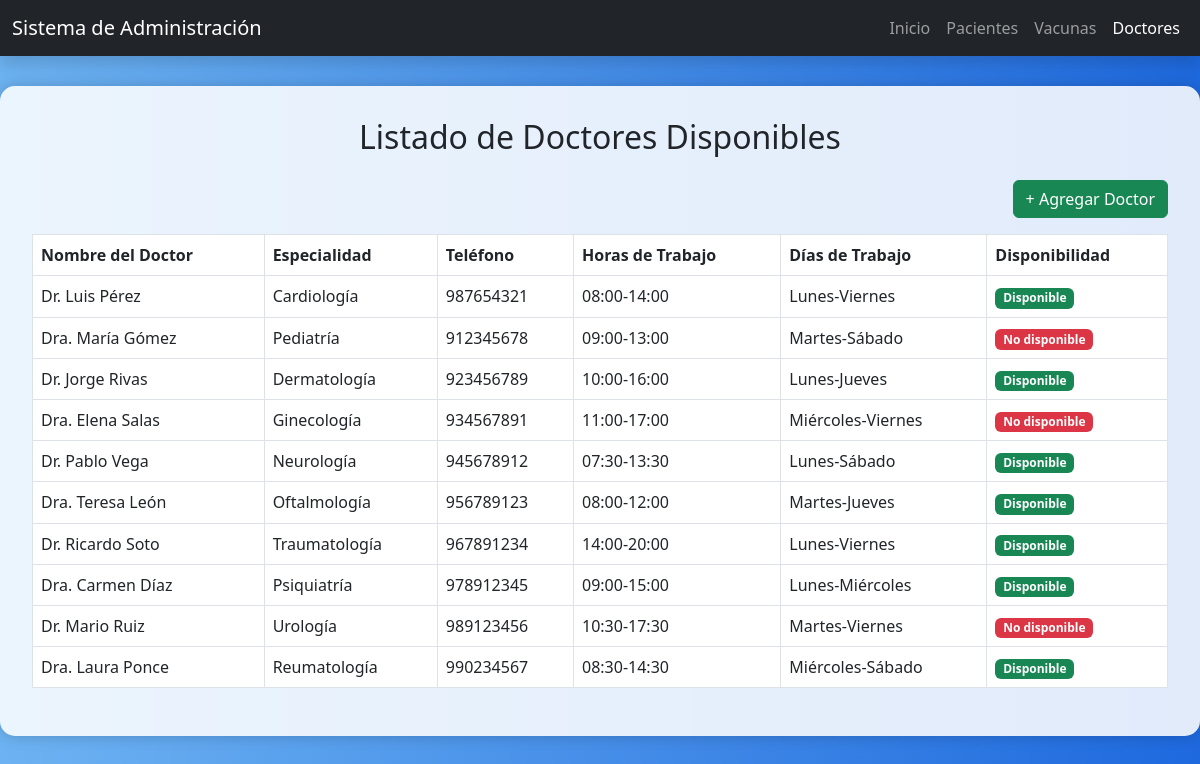
The app's page /Modulos/Administrador/Doctores.php with its own data.
### tables this page shows
CREATE TABLE `doctores` (
  `IdDoc` int(50) NOT NULL,
  `DNI` int(11) DEFAULT NULL,
  `NombreDoc` varchar(50) NOT NULL,
  `Especialidad` varchar(50) NOT NULL,
  `Telefono` int(50) NOT NULL,
  `horasdeTrabajo` varchar(50) NOT NULL,
  `DiasdeTrabajo` varchar(50) NOT NULL,
  `contraseña` varchar(50) DEFAULT NULL
);

### Modulos/Administrador/Doctores.php (the view, shortened to what this page needs)
<?php
include('../../Conexion.php');
?>
<!DOCTYPE html>
<html lang="es">
<head>
    <link href="https://cdn.jsdelivr.net/npm/bootstrap@5.3.0/dist/css/bootstrap.min.css" rel="stylesheet" />
</head>
<body>
<nav class="navbar navbar-expand-lg navbar-dark bg-dark shadow">
    <div class="container-fluid">
        <a class="navbar-brand" href="#">Sistema de Administración</a>
        <div class="collapse navbar-collapse" id="navbarNav">
            <ul class="navbar-nav ms-auto">
                <li class="nav-item"><a class="nav-link" href="Principal.php">Inicio</a></li>
                <li class="nav-item"><a class="nav-link" href="pacientes.php">Pacientes</a></li>
                <li class="nav-item"><a class="nav-link" href="vacunas.php">Vacunas</a></li>
                <li class="nav-item"><a class="nav-link active" href="doctores.php">Doctores</a></li>
            </ul>
        </div>
    </div>
</nav>
<div class="table-container">
    <h2 class="text-center mb-4">Listado de Doctores Disponibles</h2>
    <div class="d-flex justify-content-end mb-3">
        <button class="btn btn-success" data-bs-toggle="modal" data-bs-target="#modalDoctor">+ Agregar Doctor</button>
    </div>
    <div class="table-responsive">
        <table class="table table-bordered table-hover">
            <thead>
                <tr>
                    <th>Nombre del Doctor</th>
                    <th>Especialidad</th>
                    <th>Teléfono</th>
                    <th>Horas de Trabajo</th>
                    <th>Días de Trabajo</th>
                    <th>Disponibilidad</th>
                </tr>
            </thead>
            <tbody>
                <?php
                $result = $link->query("SELECT * FROM doctores");
                if ($result && $result->num_rows > 0) {
                    while ($row = $result->fetch_assoc()) {
                        echo "<tr>";
                        echo "<td>" . htmlspecialchars($row["NombreDoc"]) . "</td>";
                        echo "<td>" . htmlspecialchars($row["Especialidad"]) . "</td>";
                        echo "<td>" . htmlspecialchars($row["Telefono"]) . "</td>";
                        echo "<td>" . htmlspecialchars($row["horasdeTrabajo"]) . "</td>";
                        echo "<td>" . htmlspecialchars($row["DiasdeTrabajo"]) . "</td>";
                        $disponible = rand(0, 1);
                        $estadoTexto = $disponible ? "Disponible" : "No disponible";
                        $estadoClase = $disponible ? "success" : "danger";
                        echo "<td><span class='badge bg-$estadoClase'>$estadoTexto</span></td>";
                        echo "</tr>";
                    }
                } else {
                    echo "<tr><td colspan='6' class='text-center'>No se encontraron doctores registrados.</td></tr>";
                }
                ?>
            </tbody>
        </table>
    </div>
</div>
</body>
</html>

### Modulos/Administrador/Doctores.php (style rules this page uses)
body { background: linear-gradient(to right, #6db3f2, #1e69de); min-height: 100vh; }
.table-container { max-width: 1200px; background-color: #ffffffdd; padding: 2rem; border-radius: 15px; box-shadow: 0 0 15px rgba(0, 0, 0, 0.2); margin: 30px auto; }
.table thead { background-color: #1d3557; color: white; }

### records on screen
doctores: NombreDoc "Dr. Luis Pérez", Especialidad "Cardiología", Telefono "987654321", horasdeTrabajo "08:00-14:00", DiasdeTrabajo "Lunes-Viernes"
doctores: NombreDoc "Dra. María Gómez", Especialidad "Pediatría", Telefono "912345678", horasdeTrabajo "09:00-13:00", DiasdeTrabajo "Martes-Sábado"
doctores: NombreDoc "Dr. Jorge Rivas", Especialidad "Dermatología", Telefono "923456789", horasdeTrabajo "10:00-16:00", DiasdeTrabajo "Lunes-Jueves"
doctores: NombreDoc "Dra. Elena Salas", Especialidad "Ginecología", Telefono "934567891", horasdeTrabajo "11:00-17:00", DiasdeTrabajo "Miércoles-Viernes"
doctores: NombreDoc "Dr. Pablo Vega", Especialidad "Neurología", Telefono "945678912", horasdeTrabajo "07:30-13:30", DiasdeTrabajo "Lunes-Sábado"
doctores: NombreDoc "Dra. Teresa León", Especialidad "Oftalmología", Telefono "956789123", horasdeTrabajo "08:00-12:00", DiasdeTrabajo "Martes-Jueves"
doctores: NombreDoc "Dr. Ricardo Soto", Especialidad "Traumatología", Telefono "967891234", horasdeTrabajo "14:00-20:00", DiasdeTrabajo "Lunes-Viernes"
doctores: NombreDoc "Dra. Carmen Díaz", Especialidad "Psiquiatría", Telefono "978912345", horasdeTrabajo "09:00-15:00", DiasdeTrabajo "Lunes-Miércoles"
doctores: NombreDoc "Dr. Mario Ruiz", Especialidad "Urología", Telefono "989123456", horasdeTrabajo "10:30-17:30", DiasdeTrabajo "Martes-Viernes"
doctores: NombreDoc "Dra. Laura Ponce", Especialidad "Reumatología", Telefono "990234567", horasdeTrabajo "08:30-14:30", DiasdeTrabajo "Miércoles-Sábado"
